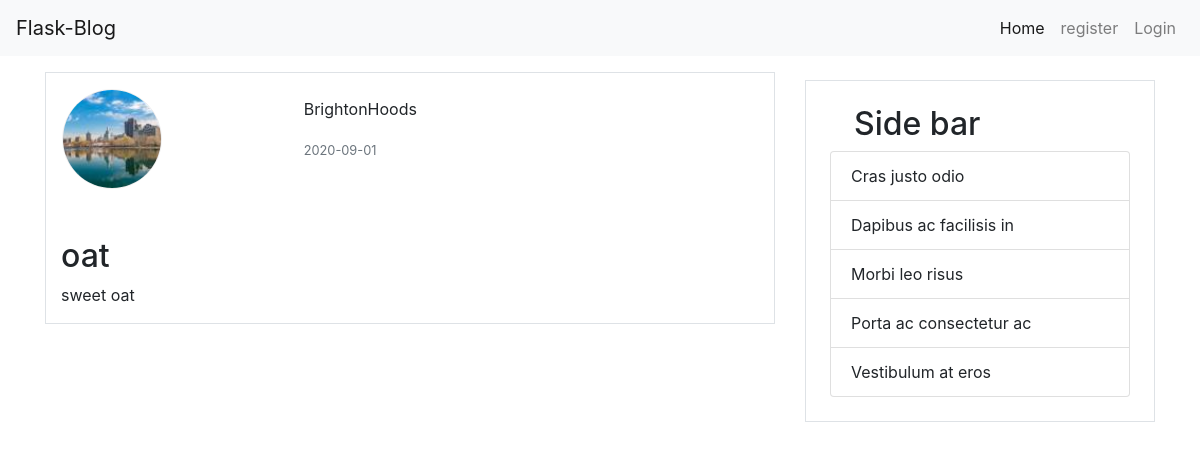
Page /post/9 on the committed database.
### flaskblog/models.py (models this page shows, shortened)
class User(db.Model,UserMixin):
    id = db.Column(db.Integer,primary_key=True)
    username = db.Column(db.String(20),unique=True,nullable=False)
    email = db.Column(db.String(120),unique=True,nullable=False)
    image_file = db.Column(db.String(60),nullable=False,default='default.png')
    password = db.Column(db.String(20),nullable=False)
    posts = db.relationship('Post',backref='author',lazy=True)

class Post(db.Model):
    id = db.Column(db.Integer,primary_key=True)
    title = db.Column(db.String(100),nullable=False)
    content = db.Column(db.Text,nullable=False)
    date_posted = db.Column(db.DateTime,nullable=False,default=datetime.utcnow)
    user_id = db.Column(db.Integer,db.ForeignKey('user.id'),nullable=False)

### flaskblog/routes.py (the view)
@app.route("/post/<int:post_id>")
def post(post_id):
    post = Post.query.get_or_404(post_id)
    return render_template('post.html',post=post,title=post.title)

### flaskblog/templates/post.html (shortened to what this page needs)
{% extends "base.html"%}
{% block content%}
    <div class="container">
            <div class="row border">
                <div class="col-md-4 p-3">
                    <div class="" >
                        <img src="{{url_for('static',filename='profile_pic/'+post.author.image_file)}}" alt="" style="width:100px; height:100px; border: 1px solid #eee; border-radius: 50%;display: block; object-fit: cover; " class="">
                    </div>
                </div>
                <div class="col-md-8 pt-4">
                    <p>{{post.author.username}}</p>
                    <p class=""><small class="text-muted">{{post.date_posted.strftime('%Y-%m-%d')}}</small></p>
                </div>
                <div class="col-md-12  pt-4">
                    <h2 class="my-2">{{post.title}}</h2>
                    <p>{{post.content}}</p>
                </div>
        </div>
    </div>
{% endblock content%}

### rows in the picture
User: image_file (picture), author.username "BrightonHoods"
Post: date_posted "2020-09-01", title "oat", content "sweet oat"
